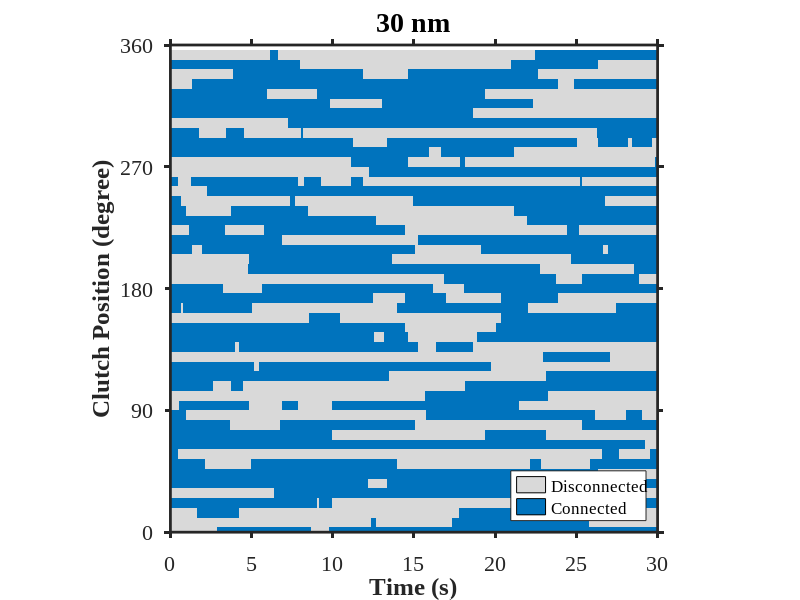
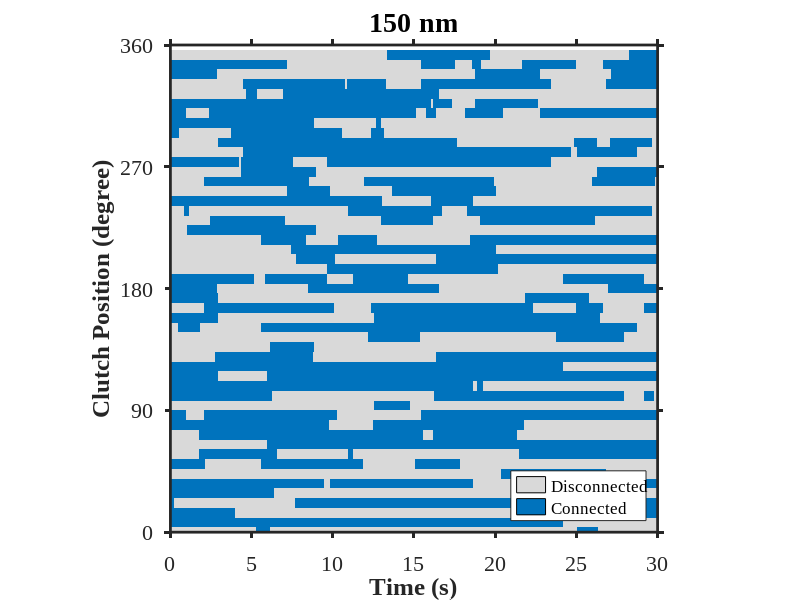

These figures' MATLAB source, in order:
%% === Clutch Dynamics Simulation ===
clear; clc; close all;

T = 30; dt = 0.1; 
t = 0:dt:T; N_steps = length(t);

R = 0.8; c = 100; k_spring = 0.85;
asymptote_um = 60.0/1000; 

%% --- 1. 50 Springs (150 nm) ---
fprintf('Running Simulation 1 (50 springs - 150nm)...\n');
num_springs_1 = 50; tau_corr_1 = 10; ron_1 = 0.12; roff_1 = 0.12; F_brown_mag_1 = 0.8; 

theta_1 = linspace(0, 2*pi, num_springs_1+1); theta_1 = theta_1(1:end-1);
theta_1_deg = rad2deg(theta_1); 
anchor_points_1 = [R * cos(theta_1); R * sin(theta_1)];
xr0 = -0.25 + 0.2 * sin(2*pi*(1/300.0)*t);

clutch_state_50 = false(num_springs_1, N_steps);
current_pos = [0; 0]; 
spring_connected = rand(1, num_springs_1) < (ron_1/(ron_1+roff_1));
current_brown_force = [0; 0];

exp_factor = exp(-dt/tau_corr_1);
noise_prefactor = F_brown_mag_1 * sqrt(1 - exp_factor^2);

for i = 1:N_steps-1        
    % O-U Brownian force
    white_noise = randn(2, 1);
    current_brown_force = current_brown_force * exp_factor + noise_prefactor * white_noise;
    
    % Markov transitions
    spring_connected = (rand(1, num_springs_1) < (1-exp(-ron_1*dt)) & ~spring_connected) | ...
                       (~(rand(1, num_springs_1) < (1-exp(-roff_1*dt))) & spring_connected);
    clutch_state_50(:, i) = spring_connected; 
    
    % Elastic force
    F_spring_net = [0; 0];
    idx = find(spring_connected);
    if ~isempty(idx)
        r_vecs = current_pos - anchor_points_1(:,idx);
        r_mags = sqrt(sum(r_vecs.^2, 1));
        valid = r_mags > 0;
        if any(valid)
            f_scalar = -k_spring * (r_mags(valid) - (R + xr0(i)));
            forces = f_scalar .* (r_vecs(:,valid) ./ r_mags(valid));
            F_spring_net = sum(forces, 2);
        end
    end
    
    % Velocity saturation
    v_raw = (F_spring_net + current_brown_force) / c;
    v_mag = norm(v_raw);
    if v_mag > 0
        v_soft = asymptote_um * tanh(v_mag / asymptote_um);
        current_vel = v_raw * (v_soft / v_mag);
    else
        current_vel = [0;0];
    end
    current_pos = current_pos + current_vel * dt;
end
clutch_state_50(:, N_steps) = clutch_state_50(:, N_steps-1);

%% --- 2. 150 Springs (30 nm) ---
fprintf('Running Simulation 2 (150 springs - 30nm)...\n');
num_springs_2 = 150; tau_corr_2 = 20; ron_2 = 0.15; roff_2 = 0.1; F_brown_mag_2 = 2.2; 

theta_2 = linspace(0, 2*pi, num_springs_2+1); theta_2 = theta_2(1:end-1);
theta_2_deg = rad2deg(theta_2); 
anchor_points_2 = [R * cos(theta_2); R * sin(theta_2)];

clutch_state_150 = false(num_springs_2, N_steps);
current_pos = [0; 0]; 
spring_connected = rand(1, num_springs_2) < (ron_2/(ron_2+roff_2));
current_brown_force = [0; 0];

exp_factor = exp(-dt/tau_corr_2);
noise_prefactor = F_brown_mag_2 * sqrt(1 - exp_factor^2);

for i = 1:N_steps-1        
    % O-U Brownian force
    white_noise = randn(2, 1);
    current_brown_force = current_brown_force * exp_factor + noise_prefactor * white_noise;
    
    % Markov transitions
    spring_connected = (rand(1, num_springs_2) < (1-exp(-ron_2*dt)) & ~spring_connected) | ...
                       (~(rand(1, num_springs_2) < (1-exp(-roff_2*dt))) & spring_connected);
    clutch_state_150(:, i) = spring_connected; 
    
    % Elastic force
    F_spring_net = [0; 0];
    idx = find(spring_connected);
    if ~isempty(idx)
        r_vecs = current_pos - anchor_points_2(:,idx);
        r_mags = sqrt(sum(r_vecs.^2, 1));
        valid = r_mags > 0;
        if any(valid)
            f_scalar = -k_spring * (r_mags(valid) - (R + xr0(i)));
            forces = f_scalar .* (r_vecs(:,valid) ./ r_mags(valid));
            F_spring_net = sum(forces, 2);
        end
    end
    
    % Velocity saturation
    v_raw = (F_spring_net + current_brown_force) / c;
    v_mag = norm(v_raw);
    if v_mag > 0
        v_soft = asymptote_um * tanh(v_mag / asymptote_um);
        current_vel = v_raw * (v_soft / v_mag);
    else
        current_vel = [0;0];
    end
    current_pos = current_pos + current_vel * dt;
end
clutch_state_150(:, N_steps) = clutch_state_150(:, N_steps-1);

fprintf('All simulations completed. Generating plots...\n');

%% --- 3. Visualization ---
cmap = [0.85, 0.85, 0.85; 0.00, 0.45, 0.74]; 

% Figure 1: 30 nm (Downsampled)
fig1 = figure('Name', 'Clutch States - 30 nm', 'Position', [100, 150, 600, 550], 'Color', 'w');
ax1 = axes('Parent', fig1);

sample_idx = 1:3:num_springs_2;
clutch_sampled_150 = clutch_state_150(sample_idx, :);
theta_sampled_150 = theta_2_deg(sample_idx);

imagesc(ax1, [0, T], [theta_sampled_150(1), theta_sampled_150(end)], clutch_sampled_150);
colormap(ax1, cmap); caxis(ax1, [0 1]);

set(ax1, 'YDir', 'normal', 'TickDir', 'out', 'LineWidth', 2.0, 'Box', 'on', 'FontSize', 16, 'FontName', 'Times New Roman');
axis(ax1, 'square'); 
xlim(ax1, [0, T]); ylim(ax1, [0, 360]); yticks(ax1, 0:90:360); 

xlabel(ax1, 'Time (s)', 'FontSize', 18, 'FontWeight', 'bold');
ylabel(ax1, 'Clutch Position (degree)', 'FontSize', 18, 'FontWeight', 'bold');
title(ax1, '30 nm', 'FontSize', 20, 'FontWeight', 'bold');

hold(ax1, 'on'); 
h1_1 = patch(ax1, [NaN NaN], [NaN NaN], cmap(1,:), 'EdgeColor', 'k');
h1_2 = patch(ax1, [NaN NaN], [NaN NaN], cmap(2,:), 'EdgeColor', 'k');
legend(ax1, [h1_1, h1_2], {'Disconnected', 'Connected'}, 'Location', 'southeast', 'FontSize', 12, 'FontName', 'Times New Roman');

% Figure 2: 150 nm
fig2 = figure('Name', 'Clutch States - 150 nm', 'Position', [720, 150, 600, 550], 'Color', 'w');
ax2 = axes('Parent', fig2);

imagesc(ax2, [0, T], [theta_1_deg(1), theta_1_deg(end)], clutch_state_50);
colormap(ax2, cmap); caxis(ax2, [0 1]);

set(ax2, 'YDir', 'normal', 'TickDir', 'out', 'LineWidth', 2.0, 'Box', 'on', 'FontSize', 16, 'FontName', 'Times New Roman');
axis(ax2, 'square'); 
xlim(ax2, [0, T]); ylim(ax2, [0, 360]); yticks(ax2, 0:90:360); 

xlabel(ax2, 'Time (s)', 'FontSize', 18, 'FontWeight', 'bold');
ylabel(ax2, 'Clutch Position (degree)', 'FontSize', 18, 'FontWeight', 'bold');
title(ax2, '150 nm', 'FontSize', 20, 'FontWeight', 'bold');

hold(ax2, 'on'); 
h2_1 = patch(ax2, [NaN NaN], [NaN NaN], cmap(1,:), 'EdgeColor', 'k');
h2_2 = patch(ax2, [NaN NaN], [NaN NaN], cmap(2,:), 'EdgeColor', 'k');
legend(ax2, [h2_1, h2_2], {'Disconnected', 'Connected'}, 'Location', 'southeast', 'FontSize', 12, 'FontName', 'Times New Roman');

fprintf('Plotting completed successfully.\n');
